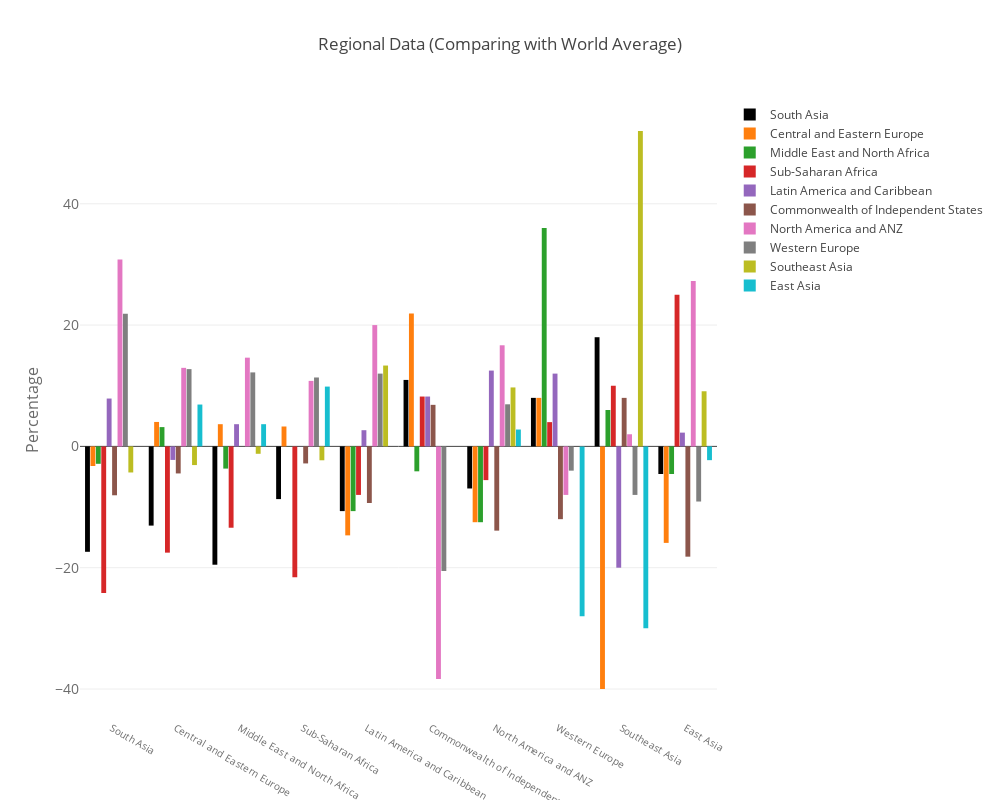

The notebook cell saved with this chart:
### Code cell
plotted_var = ['HAPPINESS', 'LOG GDP PER CAPITA', 'SOCIAL SUPPORT', 'LIFE EXPECTANCY',
       'FREEDOM', 'PERCEPTIONS OF CORRUPTION', 'POSITIVE AFFECT',
       'NEGATIVE AFFECT', 'CONFIDENCE IN NATIONAL GOVERNMENT','GINI']
data = []
i = 0 
for R in regionList:
    
    r =g = b = 50*i
    co = 'rgba' + '(' + str(r) + ',' + str(g) + ',' + str(b) + ')'
    i += 1
    
    trace = go.Bar(
        x=regionList,
        y=percentage_df.loc[R][plotted_var],
        name=R,
        marker=dict(
            color=co
        )
    )
    
    data.append(trace)


layout = go.Layout(
    title="Regional Data (Comparing with World Average)",
    xaxis=dict(
        tickfont=dict(
            size=10,
            color='rgb(107, 107, 107)'
        )
    ),
    yaxis=dict(
        title="Percentage",
        titlefont=dict(
            size=16,
            color='rgb(107, 107, 107)'
        ),
        tickfont=dict(
            size=14,
            color='rgb(107, 107, 107)'
        )
    ),
    legend=dict(

        bgcolor='rgba(255, 255, 255, 0)',
        bordercolor='rgba(255, 255, 255, 0)'
    ),
    barmode='group',
    bargap=0.15,
    bargroupgap=0.1
)

fig = go.Figure(data=data, layout=layout)
fig['layout'].update(height=800, width=1000)
iplot(fig)

### Figure 1 — Plotly figure (JSON) as saved in the notebook; plotly's stock layout.template omitted (floating-point values rounded to 4 significant figures)
{"data": [{"marker": {"color": "rgba(0,0,0)"}, "name": "South Asia", "type": "bar", "uid": "7c6c0d78-93b6-48e2-9541-90496f882688", "x": ["South Asia", "Central and Eastern Europe", "Middle East and North Africa", "Sub-Saharan Africa", "Latin America and Caribbean", "Commonwealth of Independent States", "North America and ANZ", "Western Europe", "Southeast Asia", "East Asia"], "y": [-17.38, -13.06, -19.51, -8.69, -10.67, 10.96, -6.94, 8, 18, -4.55]}, {"marker": {"color": "rgba(50,50,50)"}, "name": "Central and Eastern Europe", "type": "bar", "uid": "1c2801fe-86de-418c-8e6b-b07a2fee1e11", "x": ["South Asia", "Central and Eastern Europe", "Middle East and North Africa", "Sub-Saharan Africa", "Latin America and Caribbean", "Commonwealth of Independent States", "North America and ANZ", "Western Europe", "Southeast Asia", "East Asia"], "y": [-3.23, 4.03, 3.66, 3.28, -14.67, 21.92, -12.5, 8, -40, -15.91]}, {"marker": {"color": "rgba(100,100,100)"}, "name": "Middle East and North Africa", "type": "bar", "uid": "03d06321-fc12-4cb0-9249-3cfc162d2640", "x": ["South Asia", "Central and Eastern Europe", "Middle East and North Africa", "Sub-Saharan Africa", "Latin America and Caribbean", "Commonwealth of Independent States", "North America and ANZ", "Western Europe", "Southeast Asia", "East Asia"], "y": [-2.87, 3.18, -3.66, 0.02, -10.67, -4.11, -12.5, 36, 6, -4.55]}, {"marker": {"color": "rgba(150,150,150)"}, "name": "Sub-Saharan Africa", "type": "bar", "uid": "02d617cf-dd74-4675-a895-3c2ad5187046", "x": ["South Asia", "Central and Eastern Europe", "Middle East and North Africa", "Sub-Saharan Africa", "Latin America and Caribbean", "Commonwealth of Independent States", "North America and ANZ", "Western Europe", "Southeast Asia", "East Asia"], "y": [-24.19, -17.52, -13.41, -21.58, -8, 8.22, -5.56, 4, 10, 25]}, {"marker": {"color": "rgba(200,200,200)"}, "name": "Latin America and Caribbean", "type": "bar", "uid": "5b1e8313-6b3c-43f8-a7d8-7d797199a404", "x": ["South Asia", "Central and Eastern Europe", "Middle East and North Africa", "Sub-Saharan Africa", "Latin America and Caribbean", "Commonwealth of Independent States", "North America and ANZ", "Western Europe", "Southeast Asia", "East Asia"], "y": [7.89, -2.23, 3.66, -0.02, 2.67, 8.22, 12.5, 12, -20, 2.27]}, {"marker": {"color": "rgba(250,250,250)"}, "name": "Commonwealth of Independent States", "type": "bar", "uid": "949435cb-bb50-4772-8666-d72647b3c826", "x": ["South Asia", "Central and Eastern Europe", "Middle East and North Africa", "Sub-Saharan Africa", "Latin America and Caribbean", "Commonwealth of Independent States", "North America and ANZ", "Western Europe", "Southeast Asia", "East Asia"], "y": [-8.06, -4.46, 0, -2.81, -9.33, 6.85, -13.89, -12, 8, -18.18]}, {"marker": {"color": "rgba(300,300,300)"}, "name": "North America and ANZ", "type": "bar", "uid": "3644a758-d1eb-418f-a099-9c511b2c0f9c", "x": ["South Asia", "Central and Eastern Europe", "Middle East and North Africa", "Sub-Saharan Africa", "Latin America and Caribbean", "Commonwealth of Independent States", "North America and ANZ", "Western Europe", "Southeast Asia", "East Asia"], "y": [30.82, 12.95, 14.63, 10.8, 20, -38.36, 16.67, -8, 2, 27.27]}, {"marker": {"color": "rgba(350,350,350)"}, "name": "Western Europe", "type": "bar", "uid": "0954a509-dc35-4a42-b83d-ce821244c1b9", "x": ["South Asia", "Central and Eastern Europe", "Middle East and North Africa", "Sub-Saharan Africa", "Latin America and Caribbean", "Commonwealth of Independent States", "North America and ANZ", "Western Europe", "Southeast Asia", "East Asia"], "y": [21.86, 12.74, 12.2, 11.36, 12, -20.55, 6.94, -4, -8, -9.09]}, {"marker": {"color": "rgba(400,400,400)"}, "name": "Southeast Asia", "type": "bar", "uid": "08c9c82e-7ab9-47d3-bbcd-c6baab1469bb", "x": ["South Asia", "Central and Eastern Europe", "Middle East and North Africa", "Sub-Saharan Africa", "Latin America and Caribbean", "Commonwealth of Independent States", "North America and ANZ", "Western Europe", "Southeast Asia", "East Asia"], "y": [-4.3, -3.08, -1.22, -2.29, 13.33, 0, 9.72, 0, 52, 9.09]}, {"marker": {"color": "rgba(450,450,450)"}, "name": "East Asia", "type": "bar", "uid": "58e25297-b227-429a-9192-72e1d3df7294", "x": ["South Asia", "Central and Eastern Europe", "Middle East and North Africa", "Sub-Saharan Africa", "Latin America and Caribbean", "Commonwealth of Independent States", "North America and ANZ", "Western Europe", "Southeast Asia", "East Asia"], "y": [0, 6.9, 3.66, 9.86, 0, 0, 2.78, -28, -30, -2.27]}], "layout": {"bargap": 0.15, "bargroupgap": 0.1, "barmode": "group", "height": 800, "legend": {"bgcolor": "rgba(255, 255, 255, 0)", "bordercolor": "rgba(255, 255, 255, 0)"}, "title": {"text": "Regional Data (Comparing with World Average)"}, "width": 1000, "xaxis": {"tickfont": {"color": "rgb(107, 107, 107)", "size": 10}}, "yaxis": {"tickfont": {"color": "rgb(107, 107, 107)", "size": 14}, "title": {"font": {"color": "rgb(107, 107, 107)", "size": 16}, "text": "Percentage"}}}}
